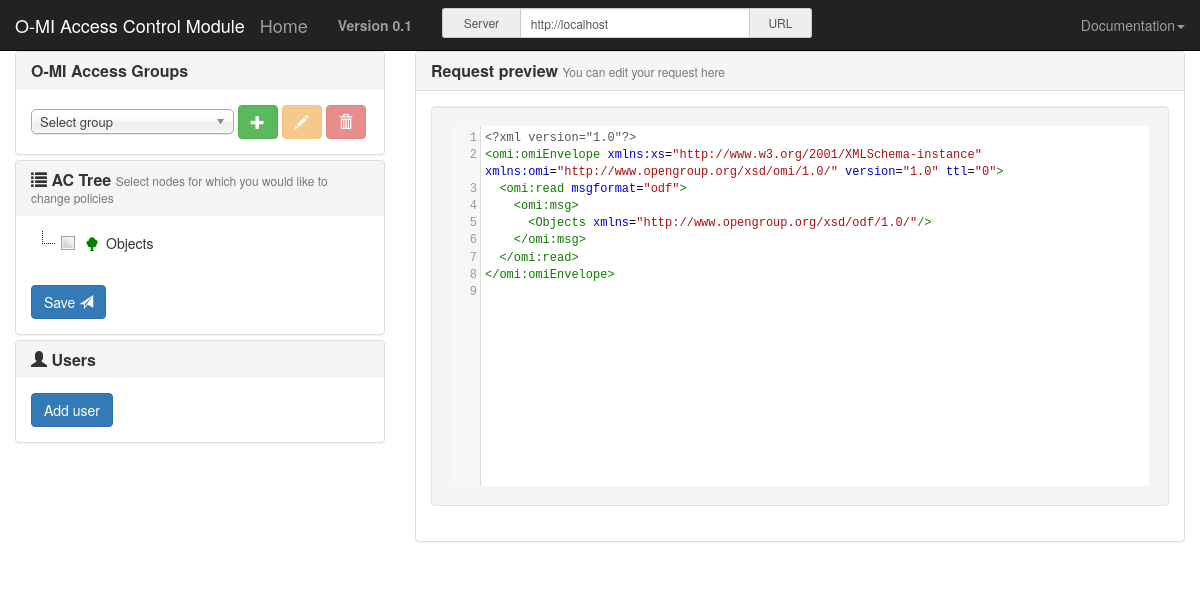
The app's page /authmodule (signed in), older data.
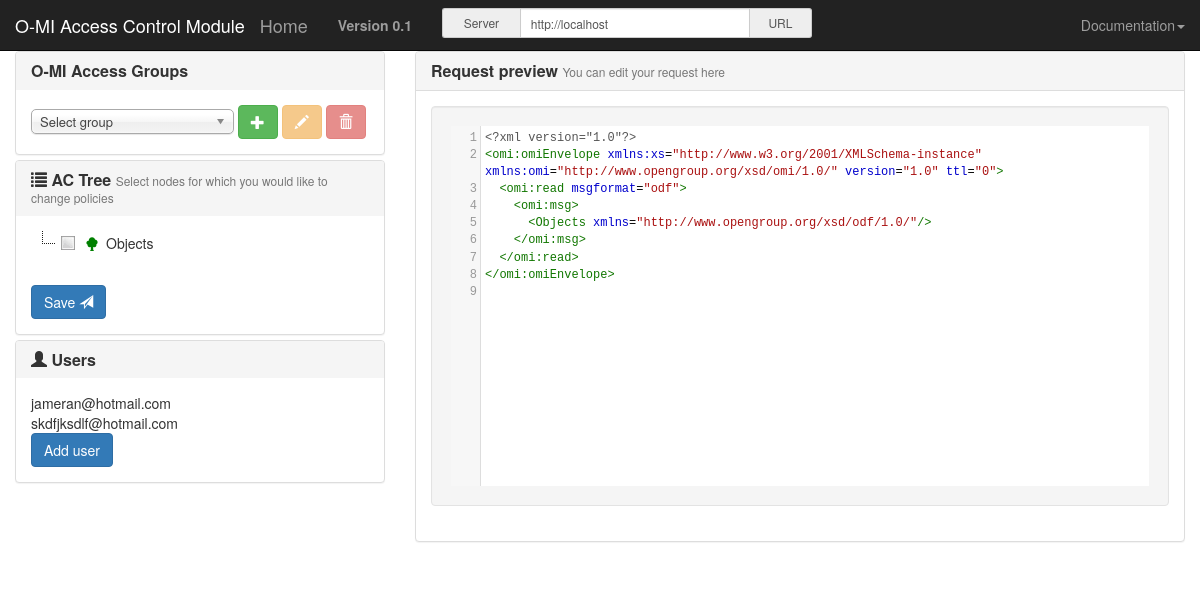
The same page, newer data.
### security_node/models.py (models this page shows)
class Registered_Users(models.Model):
    username = models.CharField(max_length=200)
    email = models.EmailField(max_length=200)

### security_node/views.py (the view)
# urls.py: path(r'authmodule', views.authmodule, name='authmodule'),
@login_required
@csrf_protect
def authmodule(request):
    if request.method == 'POST':
        print ('--------------',request.POST['users_ingroup'])
    registered_users = Registered_Users.objects.all()
    return render(request, "authmodule.html",{"list_users":registered_users})

### security_node/templates/authmodule.html (shortened to what the changed rows need)
<!DOCTYPE html>
{% load static %}
<html lang="en">
<head>
	<link href="{% static 'css/lib/chosen.css' %}" rel="stylesheet" />
	<link href="{% static 'css/lib/bootstrap.css' %}" rel="stylesheet" />
	<link href="{% static 'themes/default/style.min.css' %}" rel="stylesheet" />
	<link href="{% static 'css/lib/codemirror.css' %}" rel="stylesheet" />
	<link href="{% static 'css/mystyle.css' %}" rel="stylesheet" />
</head>
<body>
  <div class="container-fluid" role="main"><div class="row">
    <div class="col-md-4 panel-group" role="tablist">
			<div class="panel panel-default">
        <div class="panel-heading">
          <h4 class="panel-title">
          </h4>
        </div>
				<div class="panel-body">
                    {% for u in list_users %}
                        {{u.email}}<br>
                    {% endfor %}
					<button id="addUser" type="button" class="btn btn-md btn-primary">
					</button>
				</div>
      </div>
    </div>
  </div></div>
</body>
</html>

Row changes from the older to the newer data that the page shows:
added Registered_Users: email "jameran@hotmail.com"
added Registered_Users: email "skdfjksdlf@hotmail.com"
